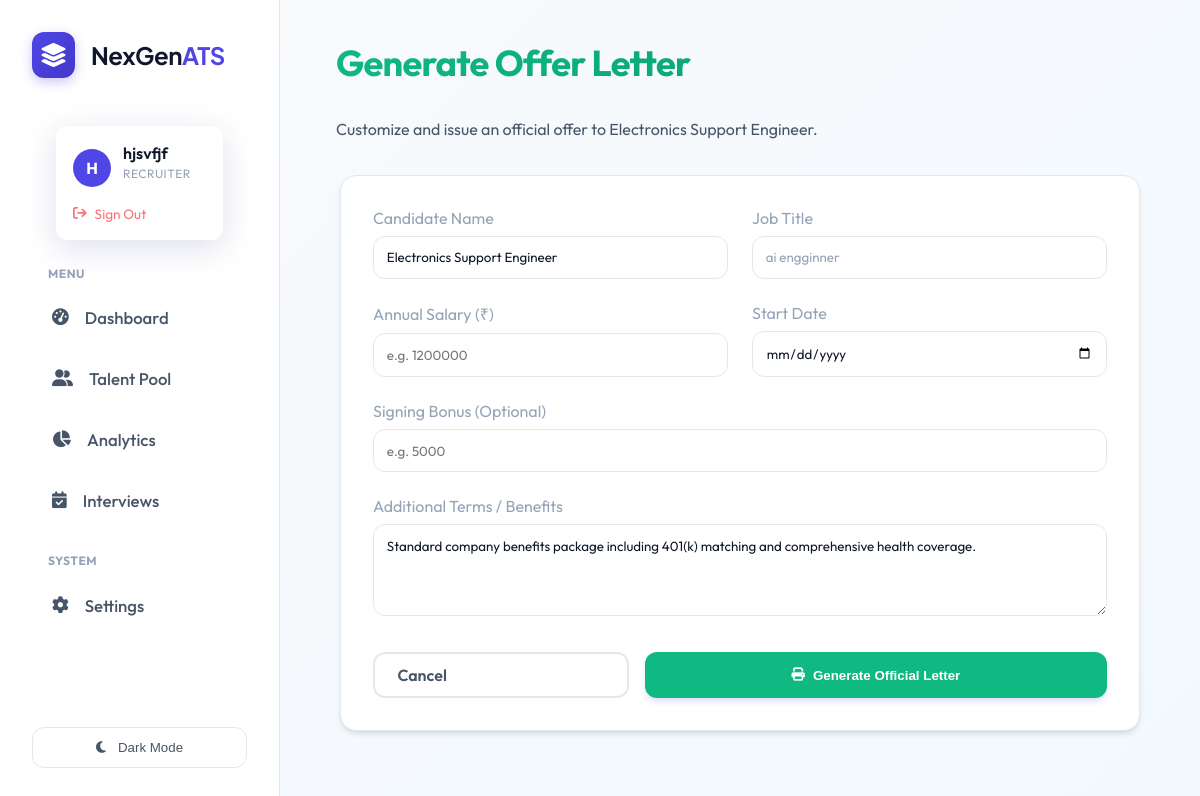
/candidate/108/offer/form (signed in), run on the app's committed database.
### tables this page shows
CREATE TABLE users (
                    id INTEGER PRIMARY KEY AUTOINCREMENT,
                    name TEXT NOT NULL,
                    email TEXT UNIQUE NOT NULL,
                    password_hash TEXT NOT NULL,
                    role TEXT DEFAULT 'candidate', -- recruiter, candidate, admin
                    created_at TIMESTAMP DEFAULT CURRENT_TIMESTAMP
                , resume_path TEXT, skills TEXT, experience TEXT, education TEXT, profile_summary TEXT, full_text TEXT);

CREATE TABLE candidates (
                    id INTEGER PRIMARY KEY AUTOINCREMENT,
                    job_id INTEGER,
                    filename TEXT,
                    semantic_score REAL,
                    skills_score REAL,
                    experience_score REAL,
                    total_score REAL,
                    email TEXT,
                    phone TEXT,
                    full_text TEXT,
                    missing_skills TEXT,
                    interview_questions TEXT,
                    created_at TIMESTAMP DEFAULT CURRENT_TIMESTAMP, user_id INTEGER, status TEXT DEFAULT 'Applied', notes TEXT, name TEXT,
                    FOREIGN KEY(job_id) REFERENCES jobs(id)
                );

CREATE TABLE jobs (
                    id INTEGER PRIMARY KEY AUTOINCREMENT,
                    title TEXT NOT NULL,
                    description TEXT,
                    created_at TIMESTAMP DEFAULT CURRENT_TIMESTAMP,
                    status TEXT DEFAULT 'Open'
                );

### routes/core.py (the view)
@bp.route('/candidate/<int:candidate_id>/offer/form')
@login_required
@role_required('recruiter')
def offer_form(candidate_id):
    conn = database.get_db_connection()
    candidate = conn.execute('SELECT * FROM candidates WHERE id = ?', (candidate_id,)).fetchone()
    if not candidate:
        conn.close()
        return "Candidate not found", 404
    job = conn.execute('SELECT * FROM jobs WHERE id = ?', (candidate['job_id'],)).fetchone()
    conn.close()
    return render_template('offer_form.html', candidate=candidate, job=job)

### app.py (called while the page is built)
@login_manager.user_loader
def load_user(user_id):
    return User.get(user_id)

### database.py (called while the page is built)
def get_db_connection():
    db_url = os.getenv('DATABASE_URL')
    if db_url:
        import psycopg2
        from psycopg2.extras import RealDictCursor
        conn = psycopg2.connect(db_url, cursor_factory=RealDictCursor)
        return conn
    else:
        conn = sqlite3.connect(DB_NAME)
        conn.row_factory = sqlite3.Row
        return conn

    @staticmethod
    def get(user_id):
        conn = get_db_connection()
        user = conn.execute('SELECT * FROM users WHERE id = ?', (user_id,)).fetchone()
        conn.close()
        if not user: return None
        return User(user['id'], user['name'], user['email'], user['role'], user['password_hash'],
                   user['resume_path'], user['skills'], user['experience'], user['education'], user['profile_summary'])

### templates/offer_form.html
{% extends "layout.html" %}
{% block content %}
<div class="dashboard-header" style="margin-bottom: 2rem;">
    <h1
        style="background: linear-gradient(135deg, #10b981 0%, #059669 100%); -webkit-background-clip: text; -webkit-text-fill-color: transparent;">
        Generate Offer Letter
    </h1>
    <p style="color: var(--text-secondary);">Customize and issue an official offer to {{ candidate.name }}.</p>
</div>
<div class="glass-card" style="max-width: 800px; margin: 0 auto; padding: 2rem;">
    <form action="/candidate/{{ candidate.id }}/offer/generate" method="POST">
        <div style="display: grid; grid-template-columns: 1fr 1fr; gap: 1.5rem; margin-bottom: 1.5rem;">
            <div>
                <label style="display: block; color: var(--text-muted); margin-bottom: 0.5rem;">Candidate Name</label>
                <input type="text" name="candidate_name" value="{{ candidate.name }}" required
                    style="width: 100%; padding: 0.8rem; background: var(--bg-dashboard); border: 1px solid var(--border); color: var(--text-primary); border-radius: var(--radius);">
            </div>
            <div>
                <label style="display: block; color: var(--text-muted); margin-bottom: 0.5rem;">Job Title</label>
                <input type="text" value="{{ job.title }}" disabled
                    style="width: 100%; padding: 0.8rem; background: rgba(255,255,255,0.05); border: 1px solid var(--border); color: var(--text-muted); border-radius: var(--radius);">
            </div>
        </div>
        <div style="display: grid; grid-template-columns: 1fr 1fr; gap: 1.5rem; margin-bottom: 1.5rem;">
            <div>
                <label style="display: block; color: var(--text-muted); margin-bottom: 0.5rem;">Annual Salary
                    (₹)</label>
                <input type="number" name="salary" placeholder="e.g. 1200000" required
                    style="width: 100%; padding: 0.8rem; background: var(--bg-dashboard); border: 1px solid var(--border); color: var(--text-primary); border-radius: var(--radius);">
            </div>
            <div>
                <label style="display: block; color: var(--text-muted); margin-bottom: 0.5rem;">Start Date</label>
                <input type="date" name="start_date" required
                    style="width: 100%; padding: 0.8rem; background: var(--bg-dashboard); border: 1px solid var(--border); color: var(--text-primary); border-radius: var(--radius);">
            </div>
        </div>
        <div style="margin-bottom: 1.5rem;">
            <label style="display: block; color: var(--text-muted); margin-bottom: 0.5rem;">Signing Bonus
                (Optional)</label>
            <input type="number" name="bonus" placeholder="e.g. 5000"
                style="width: 100%; padding: 0.8rem; background: var(--bg-dashboard); border: 1px solid var(--border); color: var(--text-primary); border-radius: var(--radius);">
        </div>
        <div style="margin-bottom: 2rem;">
            <label style="display: block; color: var(--text-muted); margin-bottom: 0.5rem;">Additional Terms /
                Benefits</label>
            <textarea name="terms" rows="4" placeholder="e.g. Health Insurance, Stock Options, Remote Work Policy..."
                style="width: 100%; padding: 0.8rem; background: var(--bg-dashboard); border: 1px solid var(--border); color: var(--text-primary); border-radius: var(--radius);">Standard company benefits package including 401(k) matching and comprehensive health coverage.</textarea>
        </div>
        <div style="display: flex; gap: 1rem;">
            <a href="{{ url_for('core.job_detail', job_id=job.id) }}" class="btn-secondary"
                style="flex: 1; text-align: center;">Cancel</a>
            <button type="submit" class="btn-primary"
                style="flex: 2; justify-content: center; background: #10b981; border-color: #059669;">
                <i class="fa-solid fa-print"></i> Generate Official Letter
            </button>
        </div>
    </form>
</div>
{% endblock %}

### templates/layout.html (shortened to what this page needs)
<!DOCTYPE html>
<html lang="en">
<head>
    <link rel="stylesheet" href="https://cdnjs.cloudflare.com/ajax/libs/font-awesome/6.4.0/css/all.min.css">
    <link rel="stylesheet" href="/static/style.css">
</head>
<body>
    <div class="app-container">
        <aside class="sidebar">
            <div class="brand">
                <div class="brand-logo-container"
                    style="background: linear-gradient(135deg, var(--primary), var(--primary-hover)); padding: 8px; border-radius: 12px; box-shadow: 0 4px 12px rgba(79, 70, 229, 0.3);">
                    <i class="fa-solid fa-layer-group" style="color: white; font-size: 1.5rem;"></i>
                </div>
                <span style="font-family: 'Plus Jakarta Sans', sans-serif; letter-spacing: -0.5px;">NexGen<span
                        style="color: var(--primary);">ATS</span></span>
            </div>
            <div class="user-profile-widget">
                {% if current_user.is_authenticated %}
                <div class="user-card glass-effect"
                    style="border: 1px solid rgba(255,255,255,0.1); background: rgba(255,255,255,0.03);">
                    <div style="display: flex; align-items: center; gap: 0.75rem; margin-bottom: 0.75rem;">
                        <div
                            style="width: 38px; height: 38px; background: var(--primary); border-radius: 50%; display: flex; align-items: center; justify-content: center; color: white; font-weight: 700;">
                            {{ current_user.name[0] | upper }}
                        </div>
                        <div style="overflow: hidden;">
                            <div class="user-card-name"
                                style="white-space: nowrap; overflow: hidden; text-overflow: ellipsis;">{{
                                current_user.name }}</div>
                            <div class="user-card-role">{{ current_user.role }}</div>
                        </div>
                    </div>
                    <form action="{{ url_for('auth.logout') }}" method="GET">
                        <button type="submit" class="user-card-logout"
                            style="background: none; border: none; cursor: pointer; padding: 0; width: auto; font-family: inherit;">
                            <i class="fa-solid fa-arrow-right-from-bracket"></i> Sign Out
                        </button>
                    </form>
                </div>
                {% endif %}
            </div>
            <nav style="flex: 1; overflow-y: auto; padding-right: 0.5rem;">
                <p
                    style="font-size: 0.75rem; text-transform: uppercase; color: var(--text-muted); font-weight: 700; margin: 0 0 0.5rem 1rem; letter-spacing: 0.5px;">
                    Menu</p>
                <a href="/" class="nav-item {% if request.path == '/' %}active{% endif %}">
                    <i class="fa-solid fa-gauge-high"></i>
                    <span>Dashboard</span>
                </a>
                {% if current_user.is_authenticated and current_user.role == 'recruiter' %}
                <a href="/talent_pool" class="nav-item {% if request.path == '/talent_pool' %}active{% endif %}">
                    <i class="fa-solid fa-user-group"></i>
                    <span>Talent Pool</span>
                </a>
                <a href="/analytics" class="nav-item {% if request.path == '/analytics' %}active{% endif %}">
                    <i class="fa-solid fa-chart-pie"></i>
                    <span>Analytics</span>
                </a>
                <a href="/interviews" class="nav-item {% if request.path == '/interviews' %}active{% endif %}">
                    <i class="fa-solid fa-calendar-check"></i>
                    <span>Interviews</span>
                </a>
                {% endif %}
                <p
                    style="font-size: 0.75rem; text-transform: uppercase; color: var(--text-muted); font-weight: 700; margin: 1.5rem 0 0.5rem 1rem; letter-spacing: 0.5px;">
                    System</p>
                <a href="/settings" class="nav-item {% if request.path == '/settings' %}active{% endif %}">
                    <i class="fa-solid fa-gear"></i>
                    <span>Settings</span>
                </a>
            </nav>
            <button id="theme-toggle" class="theme-toggle-btn">
                <i class="fa-solid fa-moon"></i>
                <span>Switch Theme</span>
            </button>
        </aside>
        <main class="main-content">
            {% block content %}{% endblock %}
        </main>
    </div>
</body>
</html>

### data on the page
users: name "H", name "hjsvfjf", role "RECRUITER"
candidates: name "Electronics Support Engineer", candidate_name "Electronics Support Engineer"
jobs: title "ai engginner"
